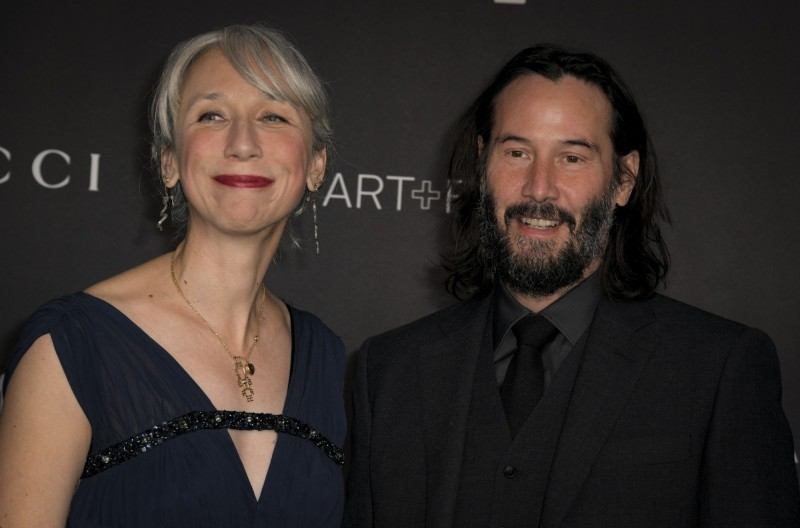
#> input picture ex10-OpenCV/ex12-4/star2.jpg, 800 x 528 px
$ jupyter execute ex12-4.ipynb
#> lines starting #> are read from the running program, lines starting #| are printed output that depends on the picture; after the words box and inside, x2 and y2 are one past the last pixel; in counts of white or black regions, pixels touching at a corner belong together
[cell 1]
import numpy as np
import cv2                            #需要確認位置
face_cascade = cv2.CascadeClassifier('haarcascade_frontalface_default.xml') #載入分類器

img = cv2.imread('star2.jpg')  #轉成灰階圖片
#> img is the input picture: shape (528, 800, 3); mean B, G, R 41.5, 45.1, 52.8
gray = cv2.cvtColor(img, cv2.COLOR_BGR2GRAY)
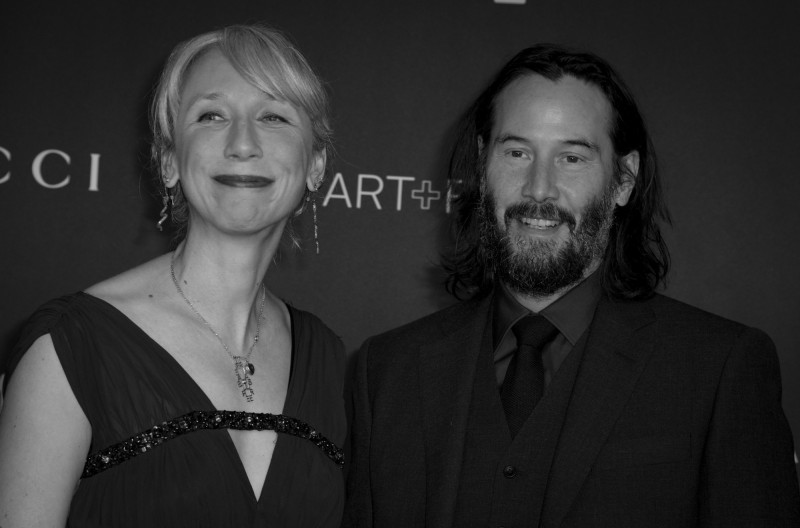
#> gray: shape (528, 800); min 0, max 202, mean 47

#偵測臉部
faces = face_cascade.detectMultiScale(gray,scaleFactor=1.08,minNeighbors=6,minSize=(32, 32))
#> faces = [[462, 87, 166, 166], [154, 49, 179, 179]]
#繪製人臉部分方框
for (x, y, w, h) in faces:
    cv2.rectangle(img, (x, y), (x +w, y + h), (0, 0, 225), 3)  #顯示成果
    #方框(影像, 頂點座標, 對象頂點座標, 顏色, 寬度)
    #(0, 255, 0)欄位可以變更方框顏色(Blue, Green, Red)

    cv2.circle(img, (int(x + (w/2)), int(y + (h/2))), int(w/2), (0, 225, 225), 2)  #顯示成果
#> this loop made 2 passes
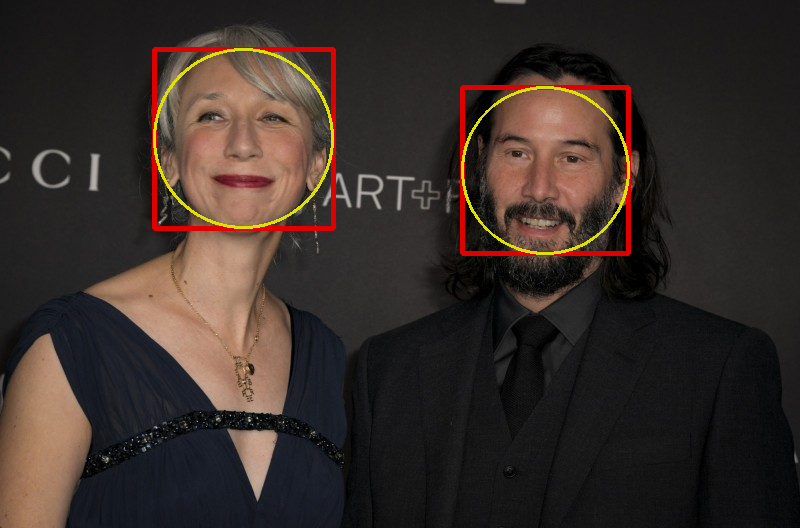
#> img: shape (528, 800, 3); 2.17% of pixels changed, all inside (x1, y1, x2, y2) = (152, 47, 631, 256)
    #圓形(影像, 圓心, 半徑, 顏色, 寬度)

cv2.namedWindow('img', cv2.WINDOW_NORMAL)  #正常視窗大小
cv2.imshow('img', img)  #秀出圖片
cv2.imwrite("result.jpg", img)  #保存圖片
cv2.waitKey(0)  #等待按下任一按鍵
cv2.destroyAllWindows()  #關閉視窗

[cell 2]
print(faces)
#| [[462  87 166 166]
#|  [154  49 179 179]]
print('AI found {0} people !'.format(len(faces)))
#| AI found 2 people !
